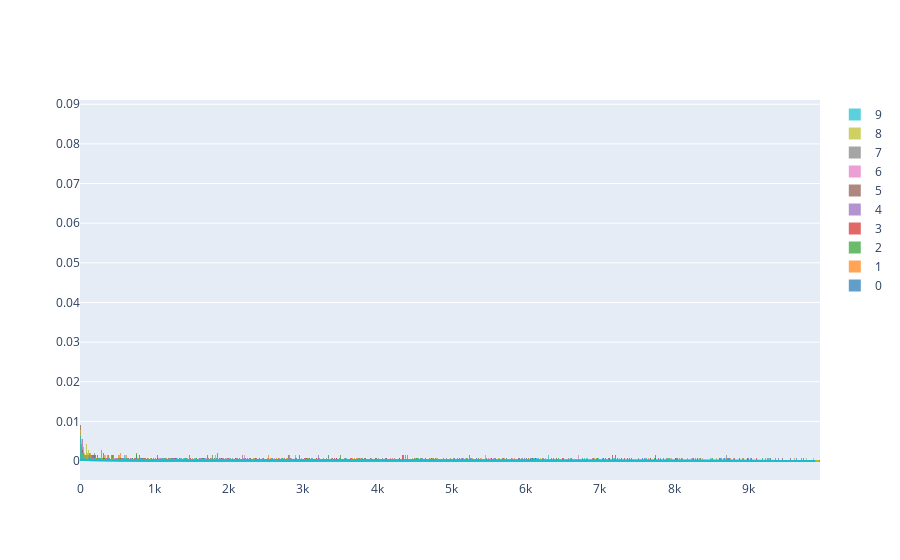

The cell this chart's notebook holds for it:
### Code cell
plot_hists(df_lsa)

### Figure 1 — Plotly figure (JSON) as saved in the notebook; plotly's stock layout.template omitted (floating-point values rounded to 4 significant figures; data arrays with more than 128 entries replaced by an {"elided": "..."} marker saying what was removed)
{"data": [{"autobinx": false, "histnorm": "probability density", "legendgroup": "0", "marker": {"color": "rgb(31, 119, 180)"}, "name": "0", "opacity": 0.7, "type": "histogram", "x": {"elided": "1415 int values"}, "xaxis": "x", "xbins": {"end": 9658, "size": 1, "start": 1}, "yaxis": "y"}, {"autobinx": false, "histnorm": "probability density", "legendgroup": "1", "marker": {"color": "rgb(255, 127, 14)"}, "name": "1", "opacity": 0.7, "type": "histogram", "x": {"elided": "1415 int values"}, "xaxis": "x", "xbins": {"end": 9955, "size": 1, "start": 0}, "yaxis": "y"}, {"autobinx": false, "histnorm": "probability density", "legendgroup": "2", "marker": {"color": "rgb(44, 160, 44)"}, "name": "2", "opacity": 0.7, "type": "histogram", "x": {"elided": "1415 int values"}, "xaxis": "x", "xbins": {"end": 9983, "size": 1, "start": 0}, "yaxis": "y"}, {"autobinx": false, "histnorm": "probability density", "legendgroup": "3", "marker": {"color": "rgb(214, 39, 40)"}, "name": "3", "opacity": 0.7, "type": "histogram", "x": {"elided": "1415 int values"}, "xaxis": "x", "xbins": {"end": 9853, "size": 1, "start": 0}, "yaxis": "y"}, {"autobinx": false, "histnorm": "probability density", "legendgroup": "4", "marker": {"color": "rgb(148, 103, 189)"}, "name": "4", "opacity": 0.7, "type": "histogram", "x": {"elided": "1415 int values"}, "xaxis": "x", "xbins": {"end": 9977, "size": 1, "start": 0}, "yaxis": "y"}, {"autobinx": false, "histnorm": "probability density", "legendgroup": "5", "marker": {"color": "rgb(140, 86, 75)"}, "name": "5", "opacity": 0.7, "type": "histogram", "x": {"elided": "1415 int values"}, "xaxis": "x", "xbins": {"end": 9935, "size": 1, "start": 0}, "yaxis": "y"}, {"autobinx": false, "histnorm": "probability density", "legendgroup": "6", "marker": {"color": "rgb(227, 119, 194)"}, "name": "6", "opacity": 0.7, "type": "histogram", "x": {"elided": "1415 int values"}, "xaxis": "x", "xbins": {"end": 9956, "size": 1, "start": 0}, "yaxis": "y"}, {"autobinx": false, "histnorm": "probability density", "legendgroup": "7", "marker": {"color": "rgb(127, 127, 127)"}, "name": "7", "opacity": 0.7, "type": "histogram", "x": {"elided": "1415 int values"}, "xaxis": "x", "xbins": {"end": 9898, "size": 1, "start": 0}, "yaxis": "y"}, {"autobinx": false, "histnorm": "probability density", "legendgroup": "8", "marker": {"color": "rgb(188, 189, 34)"}, "name": "8", "opacity": 0.7, "type": "histogram", "x": {"elided": "1415 int values"}, "xaxis": "x", "xbins": {"end": 9978, "size": 1, "start": 0}, "yaxis": "y"}, {"autobinx": false, "histnorm": "probability density", "legendgroup": "9", "marker": {"color": "rgb(23, 190, 207)"}, "name": "9", "opacity": 0.7, "type": "histogram", "x": {"elided": "1415 int values"}, "xaxis": "x", "xbins": {"end": 9920, "size": 1, "start": 0}, "yaxis": "y"}, {"legendgroup": "0", "marker": {"color": "rgb(31, 119, 180)"}, "mode": "lines", "name": "0", "showlegend": false, "type": "scatter", "x": {"elided": "500 float values"}, "xaxis": "x", "y": {"elided": "500 float values"}, "yaxis": "y"}, {"legendgroup": "1", "marker": {"color": "rgb(255, 127, 14)"}, "mode": "lines", "name": "1", "showlegend": false, "type": "scatter", "x": {"elided": "500 float values"}, "xaxis": "x", "y": {"elided": "500 float values"}, "yaxis": "y"}, {"legendgroup": "2", "marker": {"color": "rgb(44, 160, 44)"}, "mode": "lines", "name": "2", "showlegend": false, "type": "scatter", "x": {"elided": "500 float values"}, "xaxis": "x", "y": {"elided": "500 float values"}, "yaxis": "y"}, {"legendgroup": "3", "marker": {"color": "rgb(214, 39, 40)"}, "mode": "lines", "name": "3", "showlegend": false, "type": "scatter", "x": {"elided": "500 float values"}, "xaxis": "x", "y": {"elided": "500 float values"}, "yaxis": "y"}, {"legendgroup": "4", "marker": {"color": "rgb(148, 103, 189)"}, "mode": "lines", "name": "4", "showlegend": false, "type": "scatter", "x": {"elided": "500 float values"}, "xaxis": "x", "y": {"elided": "500 float values"}, "yaxis": "y"}, {"legendgroup": "5", "marker": {"color": "rgb(140, 86, 75)"}, "mode": "lines", "name": "5", "showlegend": false, "type": "scatter", "x": {"elided": "500 float values"}, "xaxis": "x", "y": {"elided": "500 float values"}, "yaxis": "y"}, {"legendgroup": "6", "marker": {"color": "rgb(227, 119, 194)"}, "mode": "lines", "name": "6", "showlegend": false, "type": "scatter", "x": {"elided": "500 float values"}, "xaxis": "x", "y": {"elided": "500 float values"}, "yaxis": "y"}, {"legendgroup": "7", "marker": {"color": "rgb(127, 127, 127)"}, "mode": "lines", "name": "7", "showlegend": false, "type": "scatter", "x": {"elided": "500 float values"}, "xaxis": "x", "y": {"elided": "500 float values"}, "yaxis": "y"}, {"legendgroup": "8", "marker": {"color": "rgb(188, 189, 34)"}, "mode": "lines", "name": "8", "showlegend": false, "type": "scatter", "x": {"elided": "500 float values"}, "xaxis": "x", "y": {"elided": "500 float values"}, "yaxis": "y"}, {"legendgroup": "9", "marker": {"color": "rgb(23, 190, 207)"}, "mode": "lines", "name": "9", "showlegend": false, "type": "scatter", "x": {"elided": "500 float values"}, "xaxis": "x", "y": {"elided": "500 float values"}, "yaxis": "y"}], "layout": {"barmode": "overlay", "hovermode": "closest", "legend": {"traceorder": "reversed"}, "xaxis": {"anchor": "y2", "domain": [0, 1], "zeroline": false}, "yaxis": {"anchor": "free", "domain": [0, 1], "position": 0}}}
